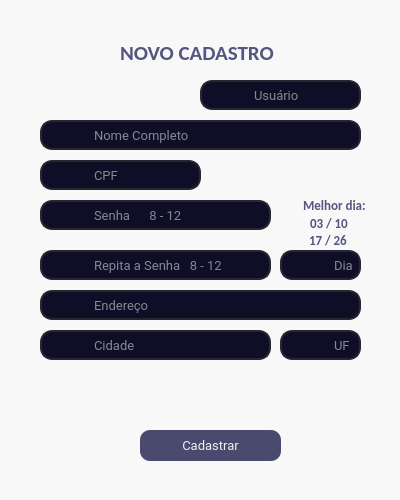
<?xml version="1.0" encoding="UTF-8"?>
<ui version="4.0">
 <class>MainWindow</class>
 <widget class="QMainWindow" name="MainWindow">
  <property name="geometry">
   <rect>
    <x>0</x>
    <y>0</y>
    <width>400</width>
    <height>500</height>
   </rect>
  </property>
  <property name="maximumSize">
   <size>
    <width>400</width>
    <height>550</height>
   </size>
  </property>
  <property name="windowTitle">
   <string>MainWindow</string>
  </property>
  <property name="windowIcon">
   <iconset>
    <normaloff>../INNOVA NET/007marca-png.png</normaloff>../INNOVA NET/007marca-png.png</iconset>
  </property>
  <property name="styleSheet">
   <string notr="true">background-color: rgb(248, 248, 248);</string>
  </property>
  <widget class="QWidget" name="centralwidget">
   <widget class="QLabel" name="label">
    <property name="geometry">
     <rect>
      <x>120</x>
      <y>40</y>
      <width>161</width>
      <height>21</height>
     </rect>
    </property>
    <property name="font">
     <font>
      <family>Calibri</family>
      <pointsize>13</pointsize>
     </font>
    </property>
    <property name="styleSheet">
     <string notr="true">background-color: qconicalgradient(cx:0.5, cy:0.5, angle:0, stop:0.852273 rgba(255, 255, 255, 0), stop:0.875 rgba(255, 255, 255, 0), stop:0.886364 rgba(255, 255, 255, 0));</string>
    </property>
    <property name="text">
     <string>&lt;html&gt;&lt;head/&gt;&lt;body&gt;&lt;p&gt;&lt;span style=&quot; font-size:16pt; font-weight:600; color:#55557f;&quot;&gt;NOVO CADASTRO&lt;/span&gt;&lt;/p&gt;&lt;/body&gt;&lt;/html&gt;</string>
    </property>
   </widget>
   <widget class="QLineEdit" name="lineEdit">
    <property name="geometry">
     <rect>
      <x>40</x>
      <y>120</y>
      <width>321</width>
      <height>30</height>
     </rect>
    </property>
    <property name="font">
     <font>
      <family>Roboto</family>
      <pointsize>10</pointsize>
     </font>
    </property>
    <property name="styleSheet">
     <string notr="true">QLineEdit{
    border: 2px solid rgb(37, 39, 48);
    color: rgb(255, 255, 255);
    border-radius:12px;
    padding-left: 50px;
	background-color: rgb(38, 38, 68);
	background-color: rgb(16, 14, 39);
}
QLineEdit:hover{
    border: 2px solid rgb(48, 50, 62);
}
QLineEdit:focus{
    border: 2px solid rgb(85, 170, 255);
    background-color:  rgb(0, 0, 63);
}</string>
    </property>
    <property name="maxLength">
     <number>50</number>
    </property>
    <property name="placeholderText">
     <string>Nome Completo</string>
    </property>
   </widget>
   <widget class="QLineEdit" name="lineEdit_2">
    <property name="geometry">
     <rect>
      <x>40</x>
      <y>160</y>
      <width>161</width>
      <height>30</height>
     </rect>
    </property>
    <property name="font">
     <font>
      <family>Roboto</family>
      <pointsize>10</pointsize>
     </font>
    </property>
    <property name="styleSheet">
     <string notr="true">QLineEdit{
    border: 2px solid rgb(37, 39, 48);
    color: rgb(255, 255, 255);
    border-radius:12px;
    padding-left: 50px;
	background-color: rgb(38, 38, 68);
	background-color: rgb(16, 14, 39);
}
QLineEdit:hover{
    border: 2px solid rgb(48, 50, 62);
}
QLineEdit:focus{
    border: 2px solid rgb(85, 170, 255);
    background-color:  rgb(0, 0, 63);
}</string>
    </property>
    <property name="maxLength">
     <number>11</number>
    </property>
    <property name="placeholderText">
     <string>CPF</string>
    </property>
   </widget>
   <widget class="QLineEdit" name="lineEdit_8">
    <property name="geometry">
     <rect>
      <x>40</x>
      <y>200</y>
      <width>231</width>
      <height>30</height>
     </rect>
    </property>
    <property name="font">
     <font>
      <family>Roboto</family>
      <pointsize>10</pointsize>
     </font>
    </property>
    <property name="styleSheet">
     <string notr="true">QLineEdit{
    border: 2px solid rgb(37, 39, 48);
    color: rgb(255, 255, 255);
    border-radius:12px;
    padding-left: 50px;
	background-color: rgb(38, 38, 68);
	background-color: rgb(16, 14, 39);
}
QLineEdit:hover{
    border: 2px solid rgb(48, 50, 62);
}
QLineEdit:focus{
    border: 2px solid rgb(85, 170, 255);
    background-color:  rgb(0, 0, 63);
}</string>
    </property>
    <property name="maxLength">
     <number>12</number>
    </property>
    <property name="echoMode">
     <enum>QLineEdit::Password</enum>
    </property>
    <property name="placeholderText">
     <string>Senha      8 - 12</string>
    </property>
   </widget>
   <widget class="QLineEdit" name="lineEdit_9">
    <property name="geometry">
     <rect>
      <x>40</x>
      <y>250</y>
      <width>231</width>
      <height>30</height>
     </rect>
    </property>
    <property name="font">
     <font>
      <family>Roboto</family>
      <pointsize>10</pointsize>
     </font>
    </property>
    <property name="styleSheet">
     <string notr="true">QLineEdit{
    border: 2px solid rgb(37, 39, 48);
    color: rgb(255, 255, 255);
    border-radius:12px;
    padding-left: 50px;
	background-color: rgb(38, 38, 68);
	background-color: rgb(16, 14, 39);
}
QLineEdit:hover{
    border: 2px solid rgb(48, 50, 62);
}
QLineEdit:focus{
    border: 2px solid rgb(85, 170, 255);
    background-color:  rgb(0, 0, 63);
}</string>
    </property>
    <property name="maxLength">
     <number>12</number>
    </property>
    <property name="echoMode">
     <enum>QLineEdit::Password</enum>
    </property>
    <property name="placeholderText">
     <string>Repita a Senha   8 - 12</string>
    </property>
   </widget>
   <widget class="QLabel" name="label_3">
    <property name="geometry">
     <rect>
      <x>303</x>
      <y>195</y>
      <width>121</width>
      <height>21</height>
     </rect>
    </property>
    <property name="font">
     <font>
      <family>Calibri</family>
      <pointsize>10</pointsize>
     </font>
    </property>
    <property name="styleSheet">
     <string notr="true">color: rgb(85, 85, 127);
background-color: qconicalgradient(cx:0.5, cy:0.5, angle:0, stop:0.852273 rgba(255, 255, 255, 0), stop:0.875 rgba(255, 255, 255, 0), stop:0.886364 rgba(255, 255, 255, 0));</string>
    </property>
    <property name="text">
     <string>&lt;html&gt;&lt;head/&gt;&lt;body&gt;&lt;p&gt;&lt;span style=&quot; font-weight:600; color:#55557f;&quot;&gt;Melhor dia:&lt;/span&gt;&lt;/p&gt;&lt;/body&gt;&lt;/html&gt;</string>
    </property>
   </widget>
   <widget class="QPushButton" name="pushButton">
    <property name="geometry">
     <rect>
      <x>140</x>
      <y>430</y>
      <width>141</width>
      <height>31</height>
     </rect>
    </property>
    <property name="font">
     <font>
      <family>Roboto</family>
      <pointsize>10</pointsize>
     </font>
    </property>
    <property name="styleSheet">
     <string notr="true">border-radius: 10px;
color: rgb(241, 241, 241);
background-color: rgb(74, 74, 111);</string>
    </property>
    <property name="text">
     <string>Cadastrar</string>
    </property>
   </widget>
   <widget class="QLineEdit" name="lineEdit_10">
    <property name="geometry">
     <rect>
      <x>200</x>
      <y>80</y>
      <width>161</width>
      <height>30</height>
     </rect>
    </property>
    <property name="font">
     <font>
      <family>Roboto</family>
      <pointsize>10</pointsize>
     </font>
    </property>
    <property name="styleSheet">
     <string notr="true">QLineEdit{
    border: 2px solid rgb(37, 39, 48);
    color: rgb(255, 255, 255);
    border-radius:12px;
    padding-left: 50px;
	background-color: rgb(38, 38, 68);
	background-color: rgb(16, 14, 39);
}
QLineEdit:hover{
    border: 2px solid rgb(48, 50, 62);
}
QLineEdit:focus{
    border: 2px solid rgb(85, 170, 255);
    background-color:  rgb(0, 0, 63);
}</string>
    </property>
    <property name="maxLength">
     <number>12</number>
    </property>
    <property name="placeholderText">
     <string>Usuário</string>
    </property>
   </widget>
   <widget class="QLabel" name="label_5">
    <property name="geometry">
     <rect>
      <x>70</x>
      <y>400</y>
      <width>281</width>
      <height>21</height>
     </rect>
    </property>
    <property name="font">
     <font>
      <pointsize>11</pointsize>
     </font>
    </property>
    <property name="styleSheet">
     <string notr="true">background-color: qconicalgradient(cx:0.5, cy:0.5, angle:0, stop:0.852273 rgba(255, 255, 255, 0), stop:0.875 rgba(255, 255, 255, 0), stop:0.886364 rgba(255, 255, 255, 0));
color: rgb(85, 85, 127);</string>
    </property>
    <property name="text">
     <string/>
    </property>
   </widget>
   <widget class="QLabel" name="label_6">
    <property name="geometry">
     <rect>
      <x>310</x>
      <y>215</y>
      <width>51</width>
      <height>16</height>
     </rect>
    </property>
    <property name="font">
     <font>
      <family>Calibri</family>
      <pointsize>10</pointsize>
     </font>
    </property>
    <property name="styleSheet">
     <string notr="true">color: rgb(130, 142, 152);
background-color: qconicalgradient(cx:0.5, cy:0.5, angle:0, stop:0.852273 rgba(255, 255, 255, 0), stop:0.875 rgba(255, 255, 255, 0), stop:0.886364 rgba(255, 255, 255, 0));</string>
    </property>
    <property name="text">
     <string>&lt;html&gt;&lt;head/&gt;&lt;body&gt;&lt;p&gt;&lt;span style=&quot; font-weight:600; color:#55557f;&quot;&gt;03 / 10&lt;/span&gt;&lt;/p&gt;&lt;/body&gt;&lt;/html&gt;</string>
    </property>
   </widget>
   <widget class="QLabel" name="label_7">
    <property name="geometry">
     <rect>
      <x>309</x>
      <y>232</y>
      <width>51</width>
      <height>16</height>
     </rect>
    </property>
    <property name="font">
     <font>
      <family>Calibri</family>
      <pointsize>10</pointsize>
     </font>
    </property>
    <property name="styleSheet">
     <string notr="true">color: rgb(130, 142, 152);
background-color: qconicalgradient(cx:0.5, cy:0.5, angle:0, stop:0.852273 rgba(255, 255, 255, 0), stop:0.875 rgba(255, 255, 255, 0), stop:0.886364 rgba(255, 255, 255, 0));</string>
    </property>
    <property name="text">
     <string>&lt;html&gt;&lt;head/&gt;&lt;body&gt;&lt;p&gt;&lt;span style=&quot; font-weight:600; color:#55557f;&quot;&gt;17 / 26&lt;/span&gt;&lt;/p&gt;&lt;/body&gt;&lt;/html&gt;</string>
    </property>
   </widget>
   <widget class="QLineEdit" name="lineEdit_11">
    <property name="geometry">
     <rect>
      <x>280</x>
      <y>250</y>
      <width>81</width>
      <height>30</height>
     </rect>
    </property>
    <property name="font">
     <font>
      <family>Roboto</family>
      <pointsize>10</pointsize>
      <kerning>true</kerning>
     </font>
    </property>
    <property name="styleSheet">
     <string notr="true">QLineEdit{
    border: 2px solid rgb(37, 39, 48);
    color: rgb(255, 255, 255);
    border-radius:12px;
    padding-left: 50px;
	background-color: rgb(38, 38, 68);
	background-color: rgb(16, 14, 39);
}
QLineEdit:hover{
    border: 2px solid rgb(48, 50, 62);
}
QLineEdit:focus{
    border: 2px solid rgb(85, 170, 255);
    background-color:  rgb(0, 0, 63);
}</string>
    </property>
    <property name="maxLength">
     <number>2</number>
    </property>
    <property name="placeholderText">
     <string>Dia</string>
    </property>
   </widget>
   <widget class="QLabel" name="label_8">
    <property name="geometry">
     <rect>
      <x>140</x>
      <y>370</y>
      <width>251</width>
      <height>20</height>
     </rect>
    </property>
    <property name="font">
     <font>
      <pointsize>11</pointsize>
     </font>
    </property>
    <property name="styleSheet">
     <string notr="true">background-color: qconicalgradient(cx:0.5, cy:0.5, angle:0, stop:0.852273 rgba(255, 255, 255, 0), stop:0.875 rgba(255, 255, 255, 0), stop:0.886364 rgba(255, 255, 255, 0));
color: rgb(85, 85, 127);</string>
    </property>
    <property name="text">
     <string/>
    </property>
   </widget>
   <widget class="QLineEdit" name="lineEdit_3">
    <property name="geometry">
     <rect>
      <x>40</x>
      <y>290</y>
      <width>321</width>
      <height>30</height>
     </rect>
    </property>
    <property name="font">
     <font>
      <family>Roboto</family>
      <pointsize>10</pointsize>
     </font>
    </property>
    <property name="styleSheet">
     <string notr="true">QLineEdit{
    border: 2px solid rgb(37, 39, 48);
    color: rgb(255, 255, 255);
    border-radius:12px;
    padding-left: 50px;
	background-color: rgb(38, 38, 68);
	background-color: rgb(16, 14, 39);
}
QLineEdit:hover{
    border: 2px solid rgb(48, 50, 62);
}
QLineEdit:focus{
    border: 2px solid rgb(85, 170, 255);
    background-color:  rgb(0, 0, 63);
}</string>
    </property>
    <property name="maxLength">
     <number>50</number>
    </property>
    <property name="placeholderText">
     <string>Endereço</string>
    </property>
   </widget>
   <widget class="QLineEdit" name="lineEdit_4">
    <property name="geometry">
     <rect>
      <x>40</x>
      <y>330</y>
      <width>231</width>
      <height>30</height>
     </rect>
    </property>
    <property name="font">
     <font>
      <family>Roboto</family>
      <pointsize>10</pointsize>
     </font>
    </property>
    <property name="styleSheet">
     <string notr="true">QLineEdit{
    border: 2px solid rgb(37, 39, 48);
    color: rgb(255, 255, 255);
    border-radius:12px;
    padding-left: 50px;
	background-color: rgb(38, 38, 68);
	background-color: rgb(16, 14, 39);
}
QLineEdit:hover{
    border: 2px solid rgb(48, 50, 62);
}
QLineEdit:focus{
    border: 2px solid rgb(85, 170, 255);
    background-color:  rgb(0, 0, 63);
}</string>
    </property>
    <property name="maxLength">
     <number>50</number>
    </property>
    <property name="placeholderText">
     <string>Cidade</string>
    </property>
   </widget>
   <widget class="QLineEdit" name="lineEdit_5">
    <property name="geometry">
     <rect>
      <x>280</x>
      <y>330</y>
      <width>81</width>
      <height>30</height>
     </rect>
    </property>
    <property name="font">
     <font>
      <family>Roboto</family>
      <pointsize>10</pointsize>
     </font>
    </property>
    <property name="styleSheet">
     <string notr="true">QLineEdit{
    border: 2px solid rgb(37, 39, 48);
    color: rgb(255, 255, 255);
    border-radius:12px;
    padding-left: 50px;
	background-color: rgb(38, 38, 68);
	background-color: rgb(16, 14, 39);
}
QLineEdit:hover{
    border: 2px solid rgb(48, 50, 62);
}
QLineEdit:focus{
    border: 2px solid rgb(85, 170, 255);
    background-color:  rgb(0, 0, 63);
}</string>
    </property>
    <property name="maxLength">
     <number>50</number>
    </property>
    <property name="placeholderText">
     <string>UF</string>
    </property>
   </widget>
  </widget>
  <widget class="QMenuBar" name="menubar">
   <property name="geometry">
    <rect>
     <x>0</x>
     <y>0</y>
     <width>400</width>
     <height>20</height>
    </rect>
   </property>
  </widget>
  <widget class="QStatusBar" name="statusbar"/>
 </widget>
 <resources/>
 <connections/>
</ui>
